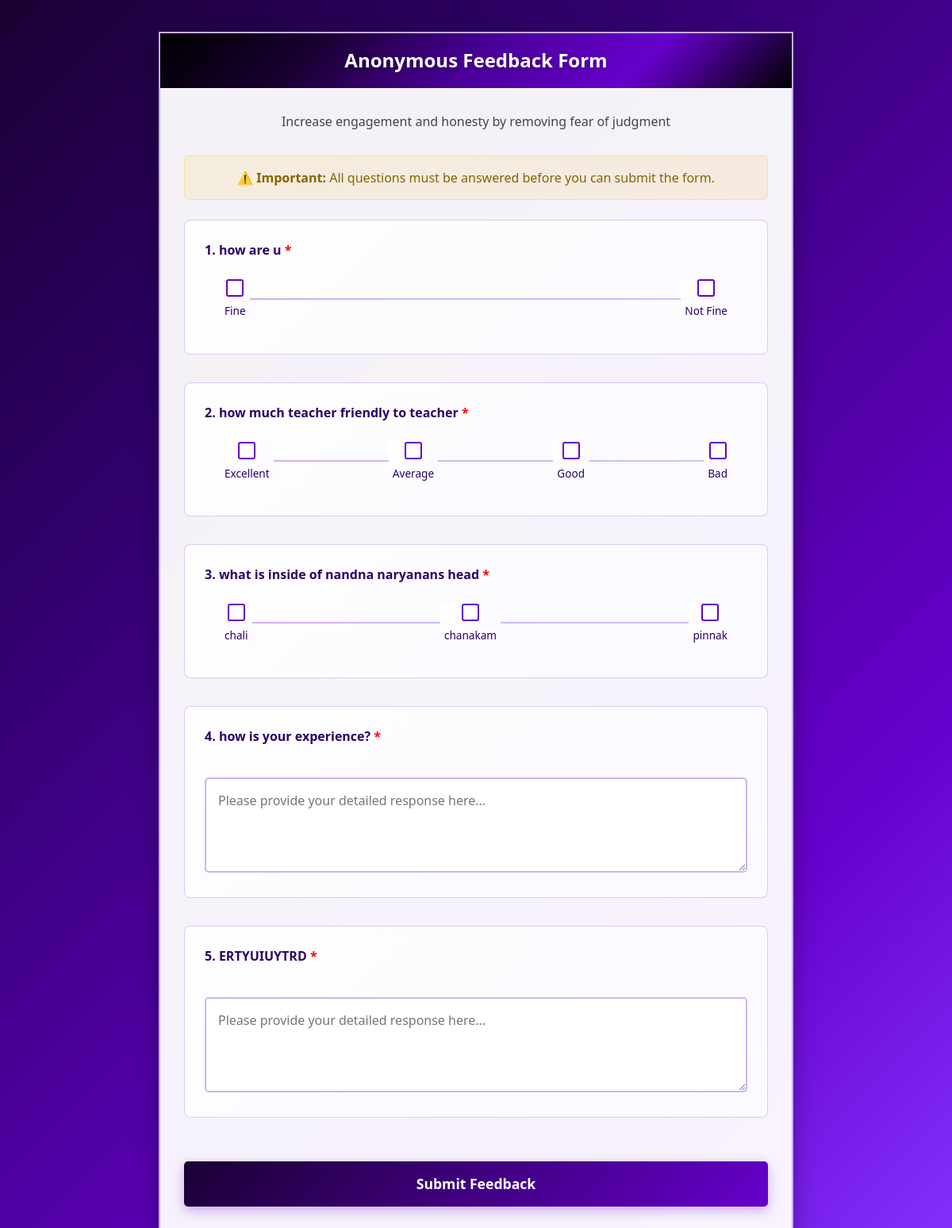
The page /student-feedback/ on the database as committed earlier.
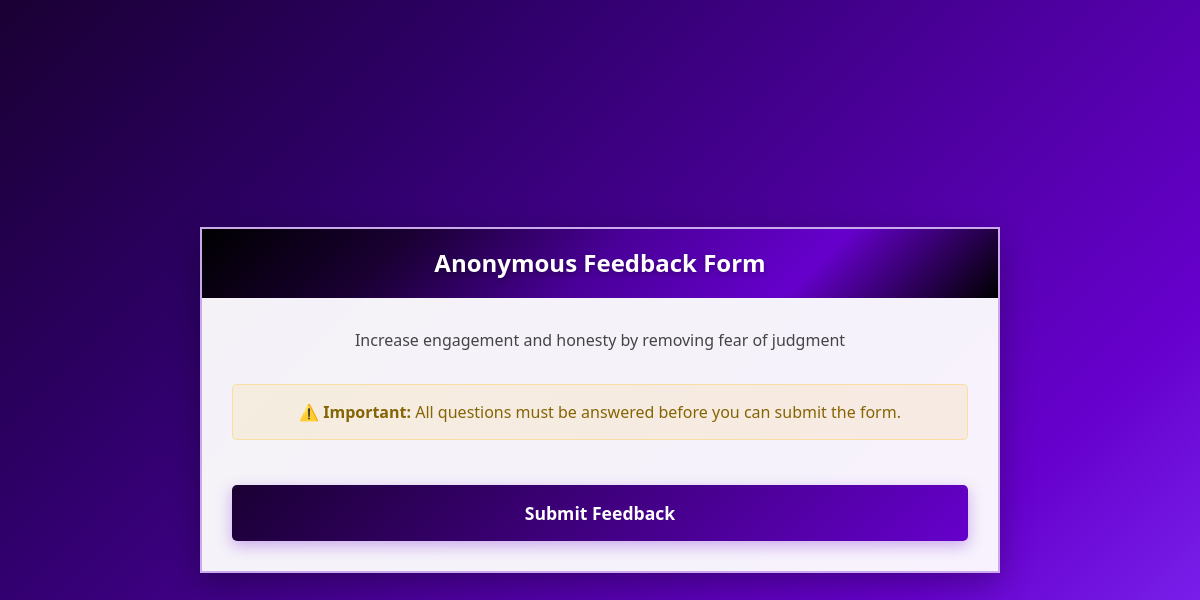
The same page on the database as committed later.
### feedback_app/models.py (models this page shows, shortened)
class FeedbackQuestion(models.Model):
    q_id = models.AutoField(primary_key=True)
    q_desc = models.TextField()
    q_type = models.CharField(max_length=20)  # e.g., 'MCQ' or 'DESC'
    active = models.BooleanField(default=True)

class FeedbackQOption(models.Model):
    q = models.ForeignKey(FeedbackQuestion, on_delete=models.CASCADE)
    ans_id = models.CharField(max_length=10)  # Custom ID (not necessary for options)
    answer = models.CharField(max_length=200)  # The text of the option (e.g., "Excellent")

### feedback_app/views.py (the view)
# urls.py: path('student-feedback/', views.student_feedback_form, name='student_feedback_form'),
def student_feedback_form(request):
    questions = FeedbackQuestion.objects.filter(active=True).order_by('q_id')
    if 'student_feedback_session' not in request.session:
        request.session['student_feedback_session'] = str(uuid.uuid4())
    mcq_questions = []
    desc_questions = []
    for question in questions:
        if question.q_type == 'MCQ':
            options = FeedbackQOption.objects.filter(q=question).order_by('ans_id')
            mcq_questions.append({
                'question': question,
                'options': options
            })
        elif question.q_type == 'DESC':
            desc_questions.append(question)
    context = {
        'mcq_questions': mcq_questions,
        'desc_questions': desc_questions,
        'session_id': request.session['student_feedback_session'],
        'total_questions': questions.count()
    }
    return render(request, 'feedback_form.html', context)

### feedback_app/context_processors.py (called while the page is built)
def is_admin(request):
    user = request.user
    return {'is_admin': user.is_superuser or user.groups.filter(name='admin').exists()}

def is_hod(request):
    return {'is_hod': request.user.groups.filter(name='hod').exists()}

def is_teacher(request):
    return {'is_teacher': request.user.groups.filter(name='teacher').exists()}

### templates/feedback_form.html (shortened to what this page needs)
<!DOCTYPE html>
<html lang="en">
<head>
    <link href="https://cdn.jsdelivr.net/npm/bootstrap@5.1.3/dist/css/bootstrap.min.css" rel="stylesheet">
</head>
<body>
    <div class="feedback-container">
        <div class="form-section">
            <div class="form-header">
                <h2>Anonymous Feedback Form</h2>
            </div>
            <div class="form-body">
                <p class="intro-text text-center">
                    Increase engagement and honesty by removing fear of judgment
                </p>
                <div class="required-note">
                    <strong>⚠️ Important:</strong> All questions must be answered before you can submit the form.
                </div>
                <form id="feedbackForm">
                    {% for mcq in mcq_questions %}
                    <div class="question-section" data-question-id="{{ mcq.question.q_id }}" data-question-type="MCQ">
                        <div class="question-title">
                            {{ forloop.counter }}. {{ mcq.question.q_desc }}
                            <span style="color: red;">*</span>
                        </div>
                        <div class="rating-container">
                            {% for option in mcq.options %}
                            <div class="rating-option">
                                <div class="rating-checkbox"
                                     data-question="question_{{ mcq.question.q_id }}"
                                     data-value="{{ option.id }}"></div>
                                <div class="rating-label">{{ option.answer }}</div>
                            </div>
                            {% endfor %}
                        </div>
                    </div>
                    {% endfor %}
                    {% for desc_question in desc_questions %}
                    <div class="text-question" data-question-id="{{ desc_question.q_id }}" data-question-type="DESC">
                        <div class="question-title">
                            {% with mcq_count=mcq_questions|length %}
                            {{ mcq_count|add:forloop.counter }}. {{ desc_question.q_desc }}
                            {% endwith %}
                            <span style="color: red;">*</span>
                        </div>
                        <textarea class="text-area"
                                  name="question_{{ desc_question.q_id }}"
                                  data-question="question_{{ desc_question.q_id }}"
                                  placeholder="Please provide your detailed response here..."></textarea>
                    </div>
                    {% endfor %}
                    <button type="submit" class="submit-btn" id="submitBtn">
                        Submit Feedback
                    </button>
                </form>
            </div>
        </div>
    </div>
</body>
</html>

Rows that differ between the two databases and show on the page:
removed FeedbackQuestion: question.q_desc "how are u", shown under "Anonymous Feedback Form"
removed FeedbackQOption: {{ mcq.question.q_id }} 1 (drawn), answer "Fine", shown under "how are u"
removed FeedbackQOption: {{ option.id }} 2 (drawn), answer "Not Fine", shown under "how are u"
removed FeedbackQuestion: question.q_desc "how much teacher friendly to teacher", shown under "Anonymous Feedback Form"
removed FeedbackQOption: {{ option.id }} 3 (drawn), answer "Excellent", shown under "how much teacher friendly to teacher"
removed FeedbackQOption: {{ option.id }} 4 (drawn), answer "Average", shown under "how much teacher friendly to teacher"
removed FeedbackQOption: {{ option.id }} 5 (drawn), answer "Good", shown under "how much teacher friendly to teacher"
removed FeedbackQOption: {{ option.id }} 6 (drawn), answer "Bad", shown under "how much teacher friendly to teacher"
removed FeedbackQuestion: question.q_desc "what is inside of nandna naryanans head", shown under "Anonymous Feedback Form"
removed FeedbackQOption: {{ option.id }} 7 (drawn), answer "chali", shown under "what is inside of nandna naryanans head"
removed FeedbackQOption: {{ option.id }} 8 (drawn), answer "chanakam", shown under "what is inside of nandna naryanans head"
removed FeedbackQOption: {{ option.id }} 9 (drawn), answer "pinnak", shown under "what is inside of nandna naryanans head"
removed FeedbackQuestion: counter "4", q_desc "how is your experience?", q_id "Please provide your detailed response here..."
removed FeedbackQuestion: counter "5", q_desc "ERTYUIUYTRD", q_id "Please provide your detailed response here..."
